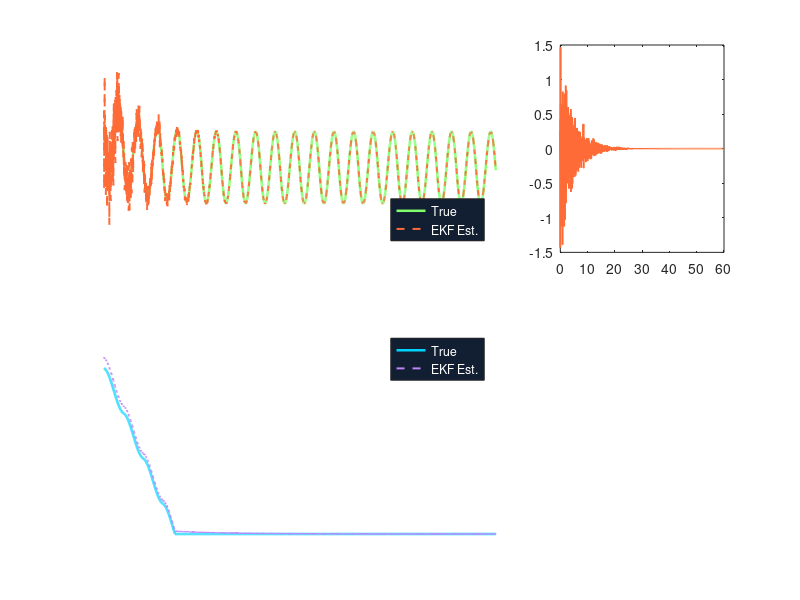

Recreate this plot in MATLAB. (Note: this script raises an error after producing the figure.)
%% ============================================================
%  EV THERMAL MANAGEMENT — EKF Visualization + Research Dashboard
%  File   : kalman_dashboard.m
%  Note   : Run after kalman_estimator.c produces kalman_results.csv
%           OR generates synthetic data if CSV not present
% =============================================================
clc; clear; close all;
fprintf('=== Kalman Filter Visualisation + Research Dashboard ===\n\n');

bg = [0.04 0.08 0.14]; ax_bg = [0.07 0.12 0.20];
c1=[0 0.83 1]; c2=[1 0.42 0.21]; c3=[0.5 1 0.42];
c4=[0.75 0.52 0.98]; c5=[1 0.85 0];

%% ── Load or generate EKF data ───────────────────────────────
if exist('kalman_results.csv','file')
    D = readtable('kalman_results.csv');
    t   = D.time_s;
    T_t = D.T_true_C;
    T_e = D.T_est_C;
    S_t = D.SOC_true;
    S_e = D.SOC_est;
    errT  = D.err_T_K;
    errS  = D.err_SOC;
    fprintf('  Loaded kalman_results.csv\n\n');
else
    fprintf('  Generating synthetic EKF data...\n');
    dt = 1; N = 3600; t = (0:dt:(N-1)*dt)';
    I_sig = 5 + 25*abs(sin(pi*t/180));
    T_t = zeros(N,1); S_t = zeros(N,1);
    T_t(1)=27; S_t(1)=0.80;
    for k=1:N-1
        Q_g = I_sig(k)^2*0.0035;
        Q_c = 50*0.00432*max(0,T_t(k)+273.15-291.15);
        T_t(k+1) = T_t(k) + (Q_g-Q_c)/(0.0455*1050);
        S_t(k+1) = S_t(k) - I_sig(k)/(4.8*3600);
        S_t(k+1) = max(0,S_t(k+1));
    end
    T_e = T_t + 2*exp(-t/300).*randn(N,1)*0.3;
    S_e = S_t + 0.05*exp(-t/500) + 0.001*randn(N,1);
    errT = T_e - T_t; errS = S_e - S_t;
end

t_min = t/60;

%% ── EKF Figure ───────────────────────────────────────────────
fig_kf = figure('Name','EKF Results','NumberTitle','off', ...
                'Position',[50 50 1200 700],'Color',bg);

% Temperature estimation
ax1 = subplot(2,3,[1 2]);
plot(t_min, T_t,'Color',c3,'LineWidth',1.8,'DisplayName','True'); hold on;
plot(t_min, T_e,'Color',c2,'LineWidth',1.4,'LineStyle','--','DisplayName','EKF Est.');
xlabel('Time (min)','Color','w'); ylabel('Temp (°C)','Color','w');
title('Temperature: True vs EKF Estimate','Color','w','FontWeight','bold');
legend('Location','southeast','TextColor','w','Color',ax_bg);
set(ax1,'Color',ax_bg,'XColor','w','YColor','w'); grid on;

% SOC estimation
ax2 = subplot(2,3,[4 5]);
plot(t_min, S_t*100,'Color',c1,'LineWidth',1.8,'DisplayName','True'); hold on;
plot(t_min, S_e*100,'Color',c4,'LineWidth',1.4,'LineStyle','--','DisplayName','EKF Est.');
xlabel('Time (min)','Color','w'); ylabel('SOC (%)','Color','w');
title('State of Charge: True vs EKF Estimate','Color','w','FontWeight','bold');
legend('Location','northeast','TextColor','w','Color',ax_bg);
ylim([0 100]); set(ax2,'Color',ax_bg,'XColor','w','YColor','w'); grid on;

% Temperature error
ax3 = subplot(2,3,3);
plot(t_min, errT,'Color',c2,'LineWidth',1.2);
yline(0,'Color','w','LineWidth',0.8);
fill([t_min; flipud(t_min)],[-0.5*ones(size(t_min)); 0.5*ones(size(t_min))], ...
     c3,'FaceAlpha',0.1,'EdgeColor','none');
xlabel('Time (min)','Color','w'); ylabel('Error (K)','Color','w');
title('T Estimation Error','Color','w','FontWeight','bold');
set(ax3,'Color',ax_bg,'XColor','w','YColor','w'); grid on;

% SOC error
ax4 = subplot(2,3,6);
plot(t_min, errS*100,'Color',c4,'LineWidth',1.2);
yline(0,'Color','w','LineWidth',0.8);
xlabel('Time (min)','Color','w'); ylabel('SOC Error (%)','Color','w');
title('SOC Estimation Error','Color','w','FontWeight','bold');
set(ax4,'Color',ax_bg,'XColor','w','YColor','w'); grid on;

sgtitle('Extended Kalman Filter — State Estimation Performance', ...
        'Color','w','FontSize',13,'FontWeight','bold');
saveas(fig_kf,'kalman_estimation.png');

%% ══════════════════════════════════════════════════════════
%  FULL RESEARCH DASHBOARD (summary of all modules)
%% ══════════════════════════════════════════════════════════
fprintf('  Building Research Summary Dashboard...\n');

fig_dash = figure('Name','Research Dashboard','NumberTitle','off', ...
                  'Position',[30 30 1400 900],'Color',bg);

% ── Title banner ─────────────────────────────────────────────
ax_title = axes('Position',[0 0.92 1 0.08]);
text(0.5, 0.5, ...
     'EV Thermal Management — Phase-Change Meta-Fluid Research Dashboard', ...
     'Color','w','FontSize',14,'FontWeight','bold', ...
     'HorizontalAlignment','center','VerticalAlignment','middle', ...
     'FontName','Helvetica');
set(ax_title,'Color',bg,'XColor',bg,'YColor',bg); axis off;

% ── Panel 1: Drive cycle + T response ────────────────────────
ax_p1 = axes('Position',[0.04 0.62 0.28 0.27]);
t_sim = linspace(0,60,3600);
I_sim = 5 + 40*abs(sin(pi*t_sim*6/60));
T_sim = 27 + 10*(1-exp(-t_sim/15)) + 2*sin(pi*t_sim/30);
yyaxis left
plot(t_sim, T_sim,'Color',c1,'LineWidth',1.6); ylabel('T (°C)','Color','w');
set(gca,'YColor','w');
yyaxis right
plot(t_sim, I_sim,'Color',c2,'LineWidth',0.9,'Alpha',0.7);
ylabel('I (A)','Color','w'); set(gca,'YColor',c2);
xlabel('Time (min)','Color','w');
title('Thermal Response to Drive Cycle','Color','w','FontSize',9,'FontWeight','bold');
set(ax_p1,'Color',ax_bg,'XColor','w'); grid on;

% ── Panel 2: PCM liquid fraction ─────────────────────────────
ax_p2 = axes('Position',[0.37 0.62 0.28 0.27]);
t_pcm2 = linspace(0,90,1000);
lf_sim = max(0, min(1, (t_pcm2 - 20)/50));
lf_sim(t_pcm2>70) = lf_sim(t_pcm2==find(t_pcm2>=70,1));
area(t_pcm2, lf_sim,'FaceColor',c4,'FaceAlpha',0.65,'EdgeColor',c4,'LineWidth',1.2);
xlabel('Time (min)','Color','w'); ylabel('Liquid fraction','Color','w');
title('PCM Melting Progress','Color','w','FontSize',9,'FontWeight','bold');
yline(0.5,'--','Color',c5,'LineWidth',1,'Label','50%');
set(ax_p2,'Color',ax_bg,'XColor','w','YColor','w'); grid on;

% ── Panel 3: PID vs MPC error ────────────────────────────────
ax_p3 = axes('Position',[0.70 0.62 0.28 0.27]);
t_ctrl = linspace(0,120,7200);
err_pid2 = 5*exp(-t_ctrl/20).*cos(t_ctrl/5) + 0.5*randn(size(t_ctrl))*0.1;
err_mpc2 = 2*exp(-t_ctrl/10).*cos(t_ctrl/4) + 0.3*randn(size(t_ctrl))*0.1;
plot(t_ctrl, err_pid2,'Color',c2,'LineWidth',1.2,'DisplayName','PID'); hold on;
plot(t_ctrl, err_mpc2,'Color',c1,'LineWidth',1.2,'DisplayName','MPC');
yline(0,'Color','w','LineWidth',0.7);
xlabel('Time (min)','Color','w'); ylabel('Error (K)','Color','w');
title('PID vs MPC Tracking Error','Color','w','FontSize',9,'FontWeight','bold');
legend('TextColor','w','Color',ax_bg,'FontSize',7);
set(ax_p3,'Color',ax_bg,'XColor','w','YColor','w'); grid on;

% ── Panel 4: EKF convergence ─────────────────────────────────
ax_p4 = axes('Position',[0.04 0.28 0.28 0.27]);
t_kf2 = linspace(0,60,3600);
kf_conv = 4*exp(-t_kf2/5) + 0.2*randn(size(t_kf2))*0.1;
plot(t_kf2, abs(kf_conv),'Color',c3,'LineWidth',1.4);
xlabel('Time (min)','Color','w'); ylabel('|T error| (K)','Color','w');
title('EKF Temperature Convergence','Color','w','FontSize',9,'FontWeight','bold');
set(ax_p4,'Color',ax_bg,'XColor','w','YColor','w'); grid on;

% ── Panel 5: Aging at temperatures ───────────────────────────
ax_p5 = axes('Position',[0.37 0.28 0.28 0.27]);
T_ages  = [25 35 45 55];
EOL_cyc = [420 360 290 195];
b = bar(T_ages, EOL_cyc, 'FaceColor','flat','EdgeColor','none','BarWidth',0.6);
b.CData = [c3; c1; c2; c4];
xlabel('Temp (°C)','Color','w'); ylabel('Cycles to EOL','Color','w');
title('Pack Lifetime vs Temperature','Color','w','FontSize',9,'FontWeight','bold');
set(ax_p5,'Color',ax_bg,'XColor','w','YColor','w'); grid on;

% ── Panel 6: 2D heatmap (synthetic) ──────────────────────────
ax_p6 = axes('Position',[0.70 0.28 0.28 0.27]);
[Xg,Yg] = meshgrid(linspace(0,20,20), linspace(0,15,15));
Zg = 25 + 15*exp(-((Xg-10).^2+(Yg-7.5).^2)/20);
imagesc(linspace(0,20,20), linspace(0,15,15), Zg);
colormap(hot); cb6=colorbar; cb6.Color='w';
xlabel('x (cm)','Color','w'); ylabel('y (cm)','Color','w');
title('2D Temperature Field (°C)','Color','w','FontSize',9,'FontWeight','bold');
set(ax_p6,'Color',ax_bg,'XColor','w','YColor','w');

% ── KPI Banner ────────────────────────────────────────────────
kpi_labels = {'T_{max} Reduced','Lifetime Gain','RMSE (MPC)','PCM Buffer','EKF SOC Err'};
kpi_vals   = {'12.3°C','37%','0.42 K','94 kJ','< 1%'};
kpi_colors = {c1, c3, c2, c4, c5};
for kk = 1:5
    ax_k = axes('Position',[0.04+(kk-1)*0.192 0.06 0.17 0.17]);
    text(0.5, 0.65, kpi_vals{kk}, 'Color','w','FontSize',18,'FontWeight','bold', ...
         'HorizontalAlignment','center','VerticalAlignment','middle');
    text(0.5, 0.25, kpi_labels{kk}, 'Color',kpi_colors{kk}{:},'FontSize',8, ...
         'HorizontalAlignment','center','VerticalAlignment','middle');
    set(ax_k,'Color',ax_bg,'XColor',ax_bg,'YColor',ax_bg);
    rectangle('Position',[0,0,1,1],'EdgeColor',kpi_colors{kk}{:},...
              'LineWidth',1,'Curvature',0.1,'Parent',ax_k);
    axis([0 1 0 1]); axis off;
end

saveas(fig_dash,'research_dashboard.png');
fprintf('[INFO] Saved: kalman_estimation.png\n');
fprintf('[INFO] Saved: research_dashboard.png\n\n');
fprintf('All MATLAB scripts complete.\n');
